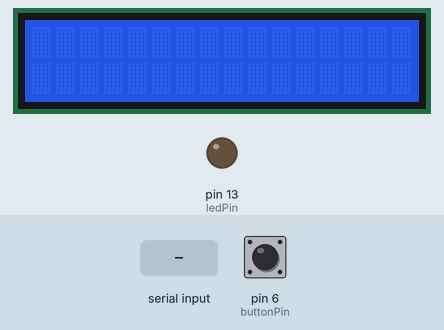
Bench run of a sketch on a simulated Arduino Uno, built with avr-gcc and run on an emulated ATmega328P. On the bench: 16×2 character LCD, output pins drawn as LEDs (lit = HIGH). Inputs (shaded band) come from the test bench; at power-on: pin 6 (buttonPin) LOW. Random numbers use the default seed unless the sketch sets one.

Above: at 1.2 s.
1.3 s: pin 6 (buttonPin) pulled HIGH for 3.2 s
At 5.4 s:
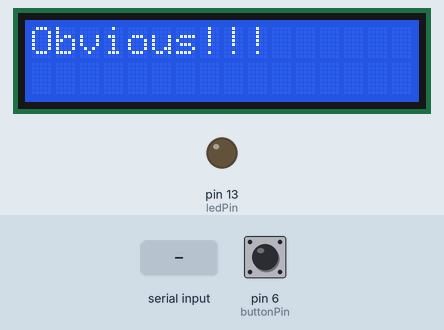
6.0 s: byte 30 received over Serial
7.5 s: byte 90 received over Serial
At 8.7 s:
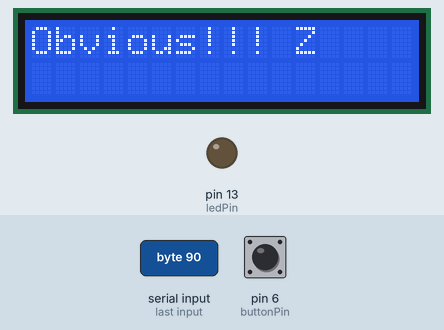
9.0 s: byte 120 received over Serial
At 10.0 s:
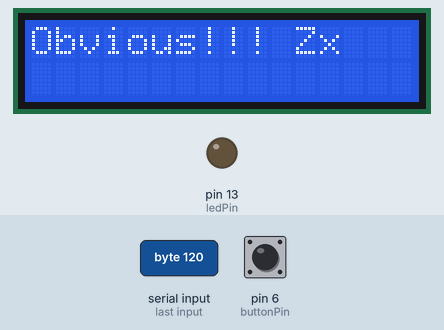
10.5 s: byte 30 received over Serial
12.0 s: byte 90 received over Serial
At 12.3 s:
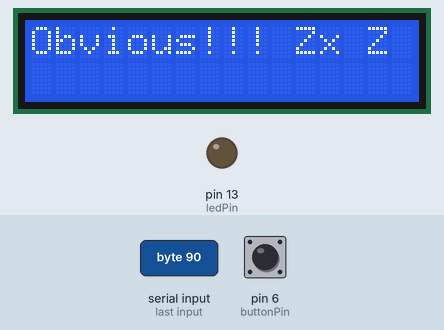
Timing chart, 0 to 14.5 s (numbered marks = the images above; inputs shaded):
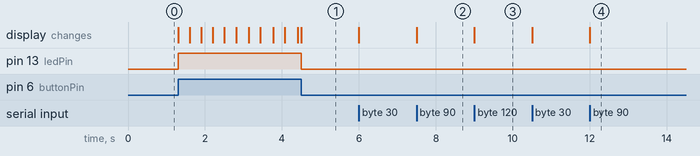

Measured:
- after the input at 1.3 s, pin 13 (ledPin): LOW → HIGH at once, → LOW 3.2 s later; the display: first changes at once (image 1 shows a later state)
- after the input at 7.5 s, the display: changes at once (image 2)
- after the input at 9.0 s, the display: changes at once (image 3)
- after the input at 12.0 s, the display: changes at once (image 4)

The sketch:

erudire.ino
```cpp
#include <LiquidCrystal.h> // include LiquidCrystal library
#include <stdlib.h>        // include stdlib library
#include <string.h>        // include string library

const int rs = 12, en = 11, d4 = 5, d5 = 4, d6 = 3, d7 = 2; // define LCD pins
const int ledPin = 13;                                      // led no pino 13
LiquidCrystal lcd(rs, en, d4, d5, d6, d7);                  // create LCD object

const int buttonPin = 6; // button pin
int incomingByte, x, y;

void setup()
{
    lcd.begin(16, 2);
    Serial.begin(9600);
    pinMode(buttonPin, INPUT); // button pin is an input
    pinMode(ledPin, OUTPUT);   // led pin is an output
}

void loop()
{
    if (Serial.available() > 0)
    {

        incomingByte = Serial.read();

        lcd.print(char(incomingByte));
        x = x + 1;
        y = y + 1;
        if (x > 15)
        {
            lcd.setCursor(0, 1);
            x = 0;
        }
        if (y > 31)
        {
            lcd.setCursor(0, 0);
            y = 0;
            x = 0;
        }
    }

    int buttonState = digitalRead(buttonPin); // read current button state

    if (buttonState == HIGH) // if button is pressed
    {
        digitalWrite(ledPin, HIGH); // ledPin on
        int r = random(0, 5);       // generate a random number between 0 and 4
        if (r == 0)
        {                        // if number is 0
            lcd.clear();         // clear display
            lcd.setCursor(0, 0); // move cursor to first column of first line
            lcd.print("Yes");    // display "Yes" on display
        }
        if (r == 1)
        {                        // if number is 1
            lcd.clear();         // clear display
            lcd.setCursor(0, 0); // move cursor to first column of first line
            lcd.print("No");    // display "No" on display
        }
        if (r == 2)
        {                        // if number is 2
            lcd.clear();         // clear display
            lcd.setCursor(0, 0); // move cursor to first column of first line
            lcd.print("Maybe"); // display "Maybe" on display
        }
        if (r == 3)
        {                                 // if number is 3
            lcd.clear();                  // clear display
            lcd.setCursor(0, 0);          // move cursor to first column of first line
            lcd.print("Who knows!"); // display "Who knows!" on display
        }
        if (r == 4)
        {                          // if number is 4
            lcd.clear();           // clear display
            lcd.setCursor(0, 0);   // move cursor to first column of first line
            lcd.print("Obvious!!!"); // display "Obvious!!!" on display
        }
    }
    else
    {                              // if button is not pressed
        digitalWrite(ledPin, LOW); // ledPin off
    }
}
```
